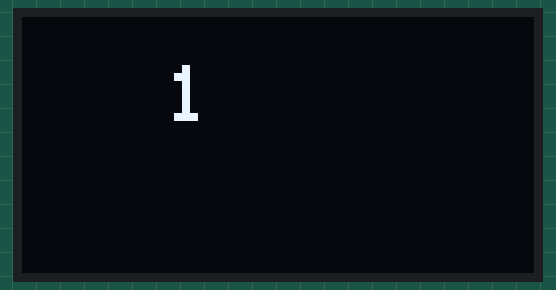
This program was run on a simulated Seeed XIAO ESP32-C3. Shown: 128×64 one-colour display.

Above: at 1.1 s.
At 5.1 s:
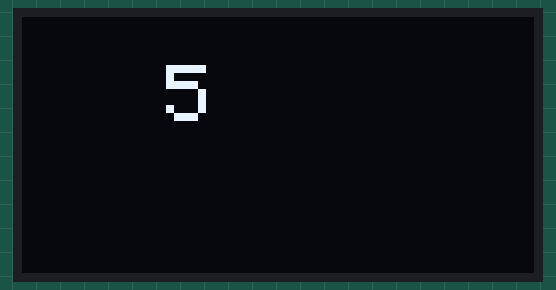
At 10.1 s:
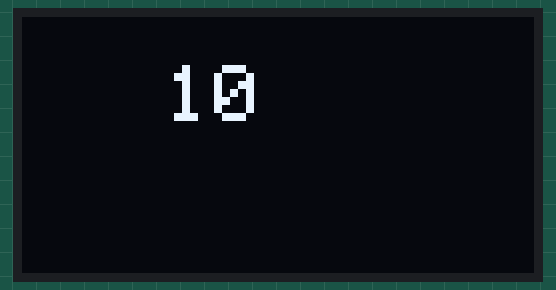
At 19.1 s:
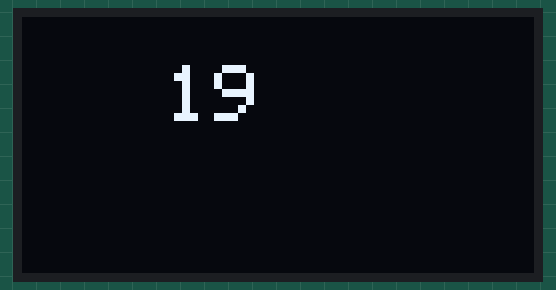
At 28.1 s:
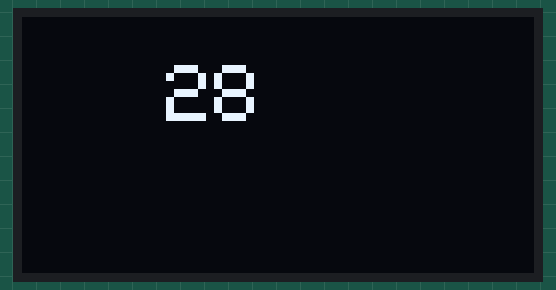
At 38.1 s:
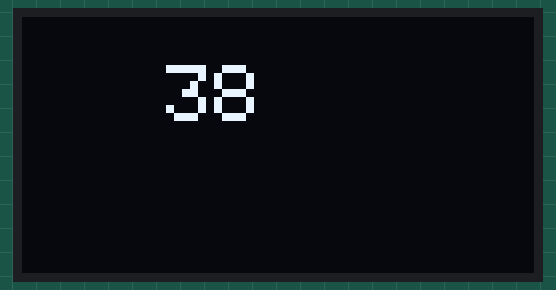

The program:

main.cpp
```cpp
/*
        _          _ ______ _____ _____
       (_)        | |  ____|  __ \_   _|
  _ __  ___  _____| | |__  | |  | || |
 | '_ \| \ \/ / _ \ |  __| | |  | || |
 | |_) | |>  <  __/ | |____| |__| || |_
 | .__/|_/_/\_\___|_|______|_____/_____|
 | |
 |_|

www.pixeledi.eu | https://links.pixeledi.eu
ESP32 XIAO mit OLED 0,42 | V1.0 | 01.2024
*/
#include <Arduino.h>
#include <Wire.h>
#include <Adafruit_GFX.h>
#include <Adafruit_SSD1306.h>

#define OLED_RESET 4
Adafruit_SSD1306 display(OLED_RESET);

unsigned long previousMillis = millis();
int sec = 0;

void setup()
{
  display.begin(SSD1306_SWITCHCAPVCC, 0x3C);
  display.setTextSize(2);
  display.setTextColor(WHITE);
}
void loop()
{
  unsigned long currentMillis = millis();
  if (currentMillis - previousMillis >= (1000 * 1))
  {
    previousMillis = currentMillis;
    display.clearDisplay();
    display.setCursor(36, 12);
    sec++;
    display.println(String(sec, DEC));
    display.display();
  }
}
```

Measured:
- what the display in image 0 shows lasts 1.0 s, from 1.0 s to 2.0 s
